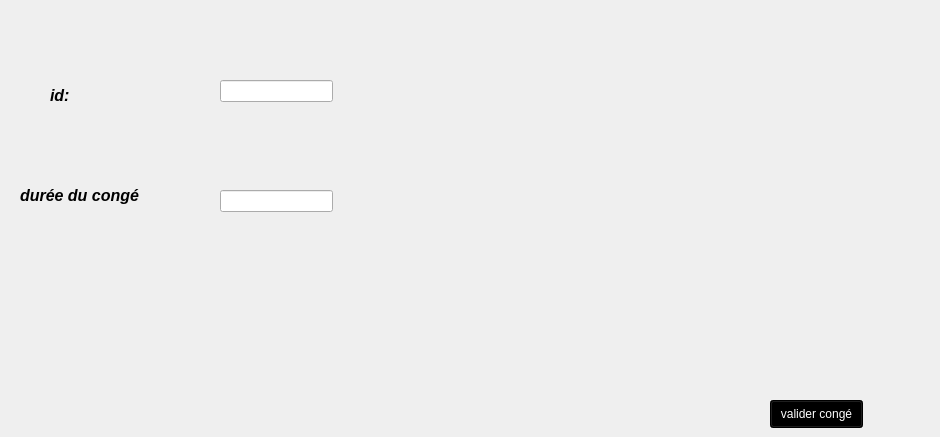
      <widget class="QWidget" name="tab_12">
       <attribute name="title">
        <string>affecter un congé</string>
       </attribute>
       <widget class="QLabel" name="label_16">
        <property name="geometry">
         <rect>
          <x>50</x>
          <y>80</y>
          <width>55</width>
          <height>31</height>
         </rect>
        </property>
        <property name="text">
         <string>&lt;html&gt;&lt;head/&gt;&lt;body&gt;&lt;p&gt;&lt;span style=&quot; font-size:12pt; font-weight:600; font-style:italic;&quot;&gt;id:&lt;/span&gt;&lt;/p&gt;&lt;/body&gt;&lt;/html&gt;</string>
        </property>
       </widget>
       <widget class="QLabel" name="label_17">
        <property name="geometry">
         <rect>
          <x>20</x>
          <y>180</y>
          <width>171</width>
          <height>31</height>
         </rect>
        </property>
        <property name="text">
         <string>&lt;html&gt;&lt;head/&gt;&lt;body&gt;&lt;p&gt;&lt;span style=&quot; font-size:12pt; font-weight:600; font-style:italic;&quot;&gt;durée du congé&lt;/span&gt;&lt;/p&gt;&lt;/body&gt;&lt;/html&gt;</string>
        </property>
       </widget>
       <widget class="QLineEdit" name="lineEdit_id_conge">
        <property name="geometry">
         <rect>
          <x>220</x>
          <y>80</y>
          <width>113</width>
          <height>22</height>
         </rect>
        </property>
        <property name="styleSheet">
         <string notr="true"/>
        </property>
       </widget>
       <widget class="QLineEdit" name="lineEdit_dure_conge">
        <property name="geometry">
         <rect>
          <x>220</x>
          <y>190</y>
          <width>113</width>
          <height>22</height>
         </rect>
        </property>
        <property name="styleSheet">
         <string notr="true"/>
        </property>
       </widget>
       <widget class="QPushButton" name="pb_affecter_conge">
        <property name="geometry">
         <rect>
          <x>770</x>
          <y>400</y>
          <width>93</width>
          <height>28</height>
         </rect>
        </property>
        <property name="styleSheet">
         <string notr="true">background-color:rgb(0, 0, 0);color:rgb(255, 255, 255)</string>
        </property>
        <property name="text">
         <string>valider congé</string>
        </property>
       </widget>
       <widget class="QLabel" name="label_pic_3">
        <property name="geometry">
         <rect>
          <x>750</x>
          <y>20</y>
          <width>181</width>
          <height>141</height>
         </rect>
        </property>
        <property name="text">
         <string/>
        </property>
       </widget>
      </widget>
